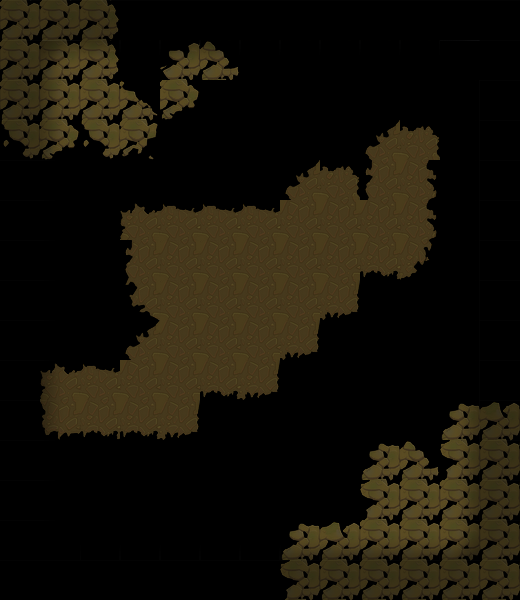

Rendered tile map (Tiled .tmx) drawn with the repository's tilesets; below, a short description and the map source with its tile grids summarised:
An orthogonal 13x15 tile map with 40x40 px tiles, 2 tile layers (块层 1, 块层 2).

<map version="1.0" orientation="orthogonal" width="13" height="15" tilewidth="40" tileheight="40">
 <tileset firstgid="1" name="mdmap_skin" tilewidth="40" tileheight="40">
  <image source="mdmap_skin.png" width="400" height="240" />
 </tileset>
 <layer name="块层 1" width="13" height="15">
  <data>[195 cells, 82 non-empty, 28 distinct tile ids]</data>
 </layer>
 <layer name="块层 2" width="13" height="15">
  <data>[195 cells, 96 non-empty, 9 distinct tile ids]</data>
 </layer>
</map>
